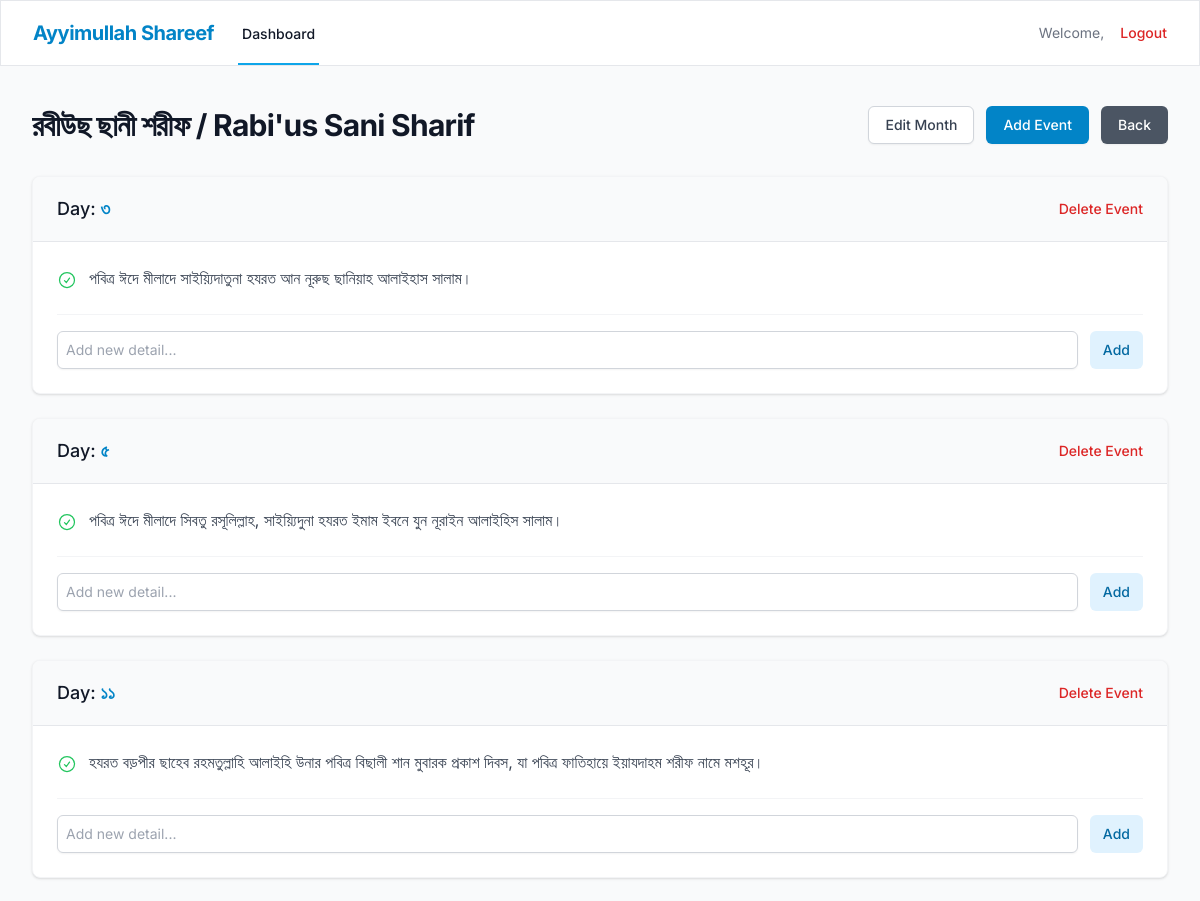
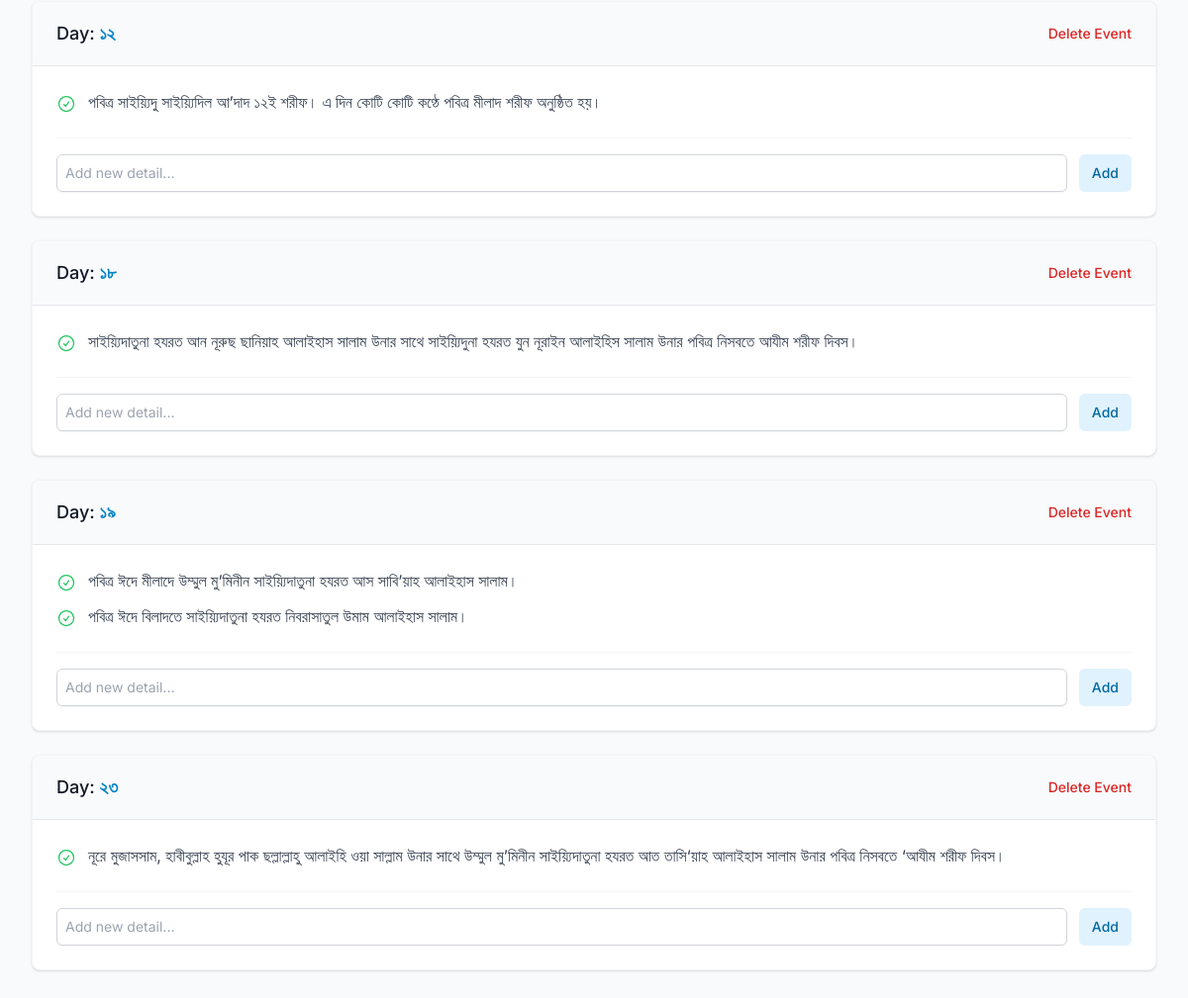
The page /dashboard/months/4 (signed in) on the database its author committed (2 pictures, top to bottom).
### api/models.py (models this page shows)
class Month(Base):
    __tablename__ = "months"
    id = Column(Integer, primary_key=True, index=True)
    month_bn = Column(String, index=True)
    month_en = Column(String, index=True)
    events = relationship("Event", back_populates="month", cascade="all, delete-orphan")

class Event(Base):
    __tablename__ = "events"
    id = Column(Integer, primary_key=True, index=True)
    month_id = Column(Integer, ForeignKey("months.id"))
    day = Column(String)
    month = relationship("Month", back_populates="events")
    details = relationship("EventDetail", back_populates="event", cascade="all, delete-orphan")

class EventDetail(Base):
    __tablename__ = "event_details"
    id = Column(Integer, primary_key=True, index=True)
    event_id = Column(Integer, ForeignKey("events.id"))
    detail = Column(Text)
    event = relationship("Event", back_populates="details")

### api/routers/dashboard.py (the view)
@router.get("/dashboard/months/{month_id}", response_class=HTMLResponse)
async def month_detail(request: Request, month_id: int, db: Session = Depends(database.get_db)):
    user = get_current_user_from_cookie(request, db)
    if not user:
        return RedirectResponse(url="/login")
    month = crud.get_month(db, month_id)
    if not month:
        return RedirectResponse(url="/dashboard")
    return templates.TemplateResponse("month_detail.html", {"request": request, "user": user, "month": month})

### api/templates/month_detail.html (shortened to what this page needs)
{% extends "base.html" %}
{% block content %}
<div class="md:flex md:items-center md:justify-between">
    <div class="min-w-0 flex-1">
        <h2 class="text-2xl font-bold leading-7 text-gray-900 sm:truncate sm:text-3xl sm:tracking-tight">{{ month.month_bn }} / {{ month.month_en }}</h2>
    </div>
    <div class="mt-4 flex md:mt-0 md:ml-4">
        <button onclick="document.getElementById('edit-month-modal').classList.remove('hidden')" class="inline-flex items-center rounded-md border border-gray-300 bg-white px-4 py-2 text-sm font-medium text-gray-700 shadow-sm hover:bg-gray-50 focus:outline-none focus:ring-2 focus:ring-primary-500 focus:ring-offset-2">
            Edit Month
        </button>
        <button onclick="document.getElementById('add-event-modal').classList.remove('hidden')" class="ml-3 inline-flex items-center rounded-md border border-transparent bg-primary-600 px-4 py-2 text-sm font-medium text-white shadow-sm hover:bg-primary-700 focus:outline-none focus:ring-2 focus:ring-primary-500 focus:ring-offset-2">
            Add Event
        </button>
        <a href="/dashboard" class="ml-3 inline-flex items-center rounded-md border border-transparent bg-gray-600 px-4 py-2 text-sm font-medium text-white shadow-sm hover:bg-gray-700 focus:outline-none focus:ring-2 focus:ring-gray-500 focus:ring-offset-2">
            Back
        </a>
    </div>
</div>
<div class="mt-8 space-y-6">
    {% for event in month.events %}
    <div class="bg-white shadow sm:rounded-lg overflow-hidden border border-gray-100 transition-all hover:shadow-md">
        <div class="px-4 py-5 sm:px-6 flex justify-between items-center bg-gray-50 border-b border-gray-200">
            <h3 class="text-lg font-medium leading-6 text-gray-900">Day: <span class="text-primary-600 font-bold">{{ event.day }}</span></h3>
            <button onclick="deleteEvent({{ event.id }})" class="text-sm font-medium text-red-600 hover:text-red-500 transition-colors">Delete Event</button>
        </div>
        <div class="px-4 py-5 sm:p-6">
            <ul class="space-y-3">
                {% for detail in event.details %}
                <li class="flex items-start group">
                    <div class="flex-shrink-0 h-5 w-5 relative top-1">
                        <svg class="h-5 w-5 text-green-500" fill="none" viewBox="0 0 24 24" stroke-width="1.5" stroke="currentColor">
                            <path stroke-linecap="round" stroke-linejoin="round" d="M9 12.75L11.25 15 15 9.75M21 12a9 9 0 11-18 0 9 9 0 0118 0z" />
                        </svg>
                    </div>
                    <span class="ml-3 text-gray-700 flex-grow">{{ detail.detail }}</span>
                </li>
                {% endfor %}
            </ul>
            <div class="mt-6 pt-4 border-t border-gray-100">
                <form onsubmit="addDetail(event, {{ event.id }})" class="flex gap-3">
                    <input type="text" name="detail" placeholder="Add new detail..." required class="block w-full rounded-md border-gray-300 shadow-sm focus:border-primary-500 focus:ring-primary-500 sm:text-sm border p-2">
                    <button type="submit" class="inline-flex items-center rounded-md border border-transparent bg-primary-100 px-3 py-2 text-sm font-medium text-primary-700 hover:bg-primary-200 focus:outline-none focus:ring-2 focus:ring-primary-500 focus:ring-offset-2">
                        Add
                    </button>
                </form>
            </div>
        </div>
    </div>
    {% endfor %}
</div>
{% endblock %}

### api/templates/base.html (style rules this page uses)
body { font-family: 'Inter', sans-serif; }

### rows shown on the page
Month: month_bn "রবীউছ ছানী শরীফ", month_en "Rabi'us Sani Sharif"
Event: day "৩"
EventDetail: detail "পবিত্র ঈদে মীলাদে সাইয়্যিদাতুনা হযরত আন নূরুছ ছানিয়াহ আলাইহাস সালাম।"
Event: day "৫"
EventDetail: detail "পবিত্র ঈদে মীলাদে সিবতু রসূলিল্লাহ, সাইয়্যিদুনা হযরত ইমাম ইবনে যুন নূরাইন আলাইহিস সালাম।"
Event: day "১১"
EventDetail: detail "হযরত বড়পীর ছাহেব রহমতুল্লাহি আলাইহি উনার পবিত্র বিছালী শান মুবারক প্রকাশ দিবস, যা পবিত্র ফাতিহায়ে ইয়াযদাহম শরীফ নামে মশহূর।"
Event: day "১২"
EventDetail: detail "পবিত্র সাইয়্যিদু সাইয়্যিদিল আ’দাদ ১২ই শরীফ। এ দিন কোটি কোটি কণ্ঠে পবিত্র মীলাদ শরীফ অনুষ্ঠিত হয়।"
Event: day "১৮"
EventDetail: detail "সাইয়্যিদাতুনা হযরত আন নূরুছ ছানিয়াহ আলাইহাস সালাম উনার সাথে সাইয়্যিদুনা হযরত যুন নূরাইন আলাইহিস সালাম উনার পবিত্র নিসবতে আযীম শরীফ দিবস।"
Event: day "১৯"
EventDetail: detail "পবিত্র ঈদে মীলাদে উম্মুল মু’মিনীন সাইয়্যিদাতুনা হযরত আস সাবি’য়াহ আলাইহাস সালাম।"
EventDetail: detail "পবিত্র ঈদে বিলাদতে সাইয়্যিদাতুনা হযরত নিবরাসাতুল উমাম আলাইহাস সালাম।"
Event: day "২৩"
EventDetail: detail "নূরে মুজাসসাম, হাবীবুল্লাহ হুযূর পাক ছল্লাল্লাহু আলাইহি ওয়া সাল্লাম উনার সাথে উম্মুল মু’মিনীন সাইয়্যিদাতুনা হযরত আত তাসি‘য়াহ আলাইহাস সালাম উনার পবিত্র নিসবতে ‘আযীম শরীফ দিবস।"
